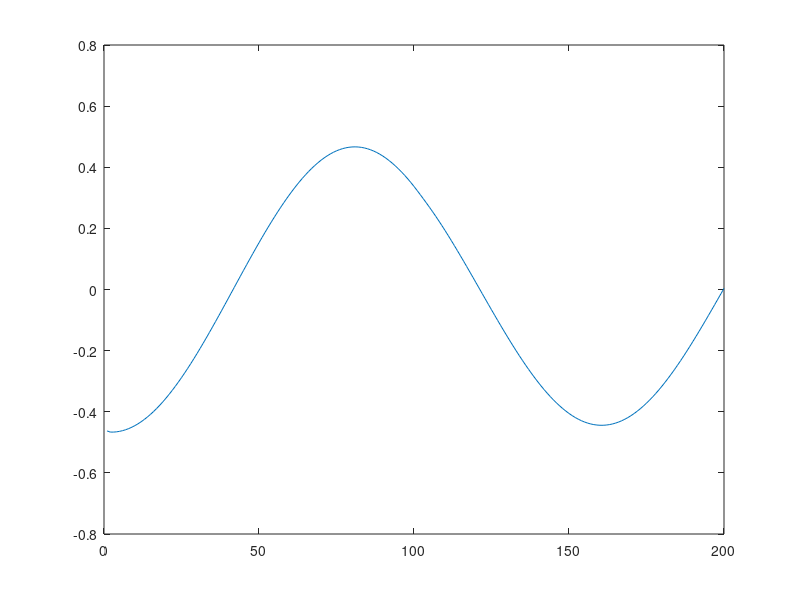

Here is the MATLAB script that generated this plot:

function scatter_test()

    L = 0.1;
    V0 = 1;

    V = @(x) and(x>=0, x<L).*V0;
    
    N = 200;
    k = 2;
    E = k*k/2;
    [refl, trans, psi] = m_scatter(N, k, V);
    trans
    m_trans = 1/(1+V0^2*sin(sqrt(2*E-V0)*L)^2/4/E/(E-V0))
    trans + refl
    plot(real(psi))

end

function [refl, trans, psi] = m_scatter(N, k, V)
% Solve scatter equation
% (H-E)\psi = (E-H)\psi_{inc}

    n = 3;
    m = 1;
    dx = 0.02;
    
    t = -1/2/m/dx/dx*[-5/2,4/3,-1/12];  % t(n+1) -> T(a,a+n)=T(a,a-n)
    
    H = zeros(N+2);
    
    function m_t = get_t(d)
        m_t = zeros(1, length(d));
        for j = 1:length(d)
            if abs(d(j)) <= 2
                m_t(j) = t(abs(d(j))+1);
            end
        end
    end
    
    max_stencil = 3;

    % LHS: Outside stencils
    for q = 0:max_stencil-1
        H(1,q+1) = sum(exp(-1i*k*dx*((-n+1:0)-q)).*get_t(q-(-n+1:0)));
    end
    for q = N+1-max_stencil:N+1
        H(N+2,q+1) = sum(exp(1i*k*dx*((0:n-1)+q)).*get_t(N+1-q+(0:n-1)));
    end
    
    % LHS: Inside stencils
    for q = 2:N+1
        reallimit = min(q+max_stencil-1,N+1);
        H(q,q:reallimit) = get_t((q:reallimit)-q);
    end
    
    H = H + H' - diag(diag(H)');
    H(2:N+1,2:N+1) = H(2:N+1,2:N+1) + diag(V(((2:N+1)-(N+3)/2)*dx));
    
    % LHS: Energy
    lhs = H - k*k/2/m*eye(N+2);
    
    % RHS
    rhs = zeros(N+2,1);
    for q = 0:max_stencil-1
        rhs(q+1) = sum(exp(1i*k*dx*((-n+1:0)-q)).*get_t(q-(-n+1:0)));
    end
    rhs(1) = rhs(1) + k*k/2/m;
    
    % Calculation
    ret = lhs \ rhs;
    refl = abs(ret(1)).^2;
    trans = abs(ret(N+2)).^2;
    psi = ret(2:N+1);

end
